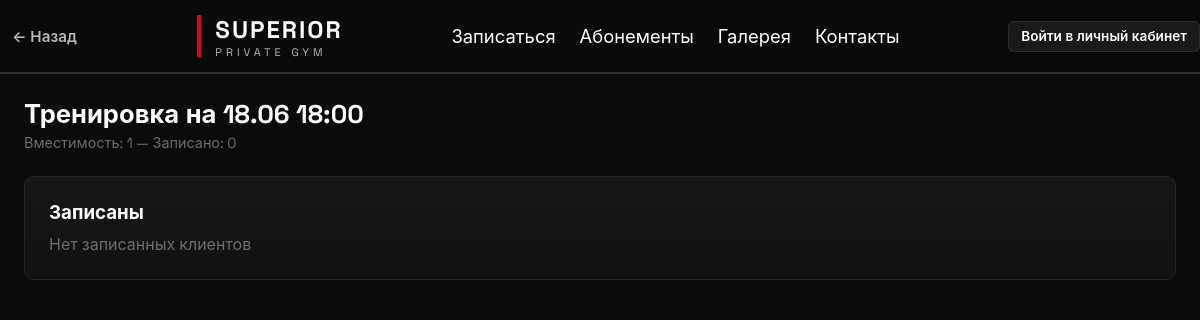
The page /slot/4 on the database as committed earlier.
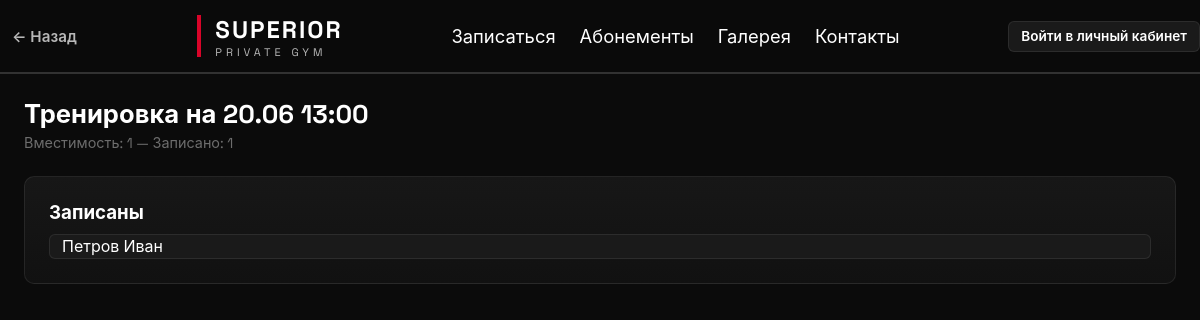
The same page on the database as committed later.
### app/models.py (models this page shows, shortened)
class Slot(Base):
    __tablename__ = "slots"
    id = Column(Integer, primary_key=True)
    start_time = Column(DateTime)
    capacity = Column(Integer, default=4)
    completed = Column(Boolean, default=False)

class Client(Base):
    __tablename__ = "clients"
    id = Column(Integer, primary_key=True)
    first_name = Column(String, nullable=True)
    last_name = Column(String, nullable=True)
    patronymic = Column(String, nullable=True)
    birth_year = Column(Integer, nullable=True)
    birth_place = Column(String, nullable=True)
    phone = Column(String, nullable=True)
    name = Column(String, nullable=True)          # legacy — полное имя одной строкой
    height_cm = Column(Integer, nullable=True)
    weight_kg = Column(Integer, nullable=True)
    body_fat = Column(Integer, nullable=True)  # % жира
    hip_cm = Column(Integer, nullable=True)       # обхват бедра
    waist_cm = Column(Integer, nullable=True)     # обхват талии
    chest_cm = Column(Integer, nullable=True)     # обхват груди
    shoulders_cm = Column(Integer, nullable=True) # обхват плеч
    biceps_cm = Column(Integer, nullable=True)    # обхват бицепса
    neck_cm = Column(Integer, nullable=True)       # обхват шеи
    wrist_cm = Column(Integer, nullable=True)      # обхват запястья (для типа телосложения)
    skinfold_chest = Column(Integer, nullable=True)     # калипер: грудь (мм)
    skinfold_abdominal = Column(Integer, nullable=True) # калипер: живот (мм)
    skinfold_thigh = Column(Integer, nullable=True)     # калипер: бедро (мм)
    skinfold_triceps = Column(Integer, nullable=True)   # калипер: трицепс (мм)
    skinfold_subscapular = Column(Integer, nullable=True) # калипер: под лопаткой (мм)
    login = Column(String, unique=True, nullable=True)
    password_hash = Column(String, nullable=True)
    photo_path = Column(String, nullable=True)   # путь к фото относительно static/
    sex = Column(String, nullable=True)            # m/f
    goal = Column(String, nullable=True)             # lose | gain | recompose
    activity_level = Column(String, nullable=True)   # sedentary | light | moderate | active | extreme
    pd_consent_given = Column(Boolean, default=False)
    pd_consent_at = Column(DateTime, nullable=True)
    frozen_until = Column(DateTime, nullable=True)        # заморожен до (заморозка стрика)
    freeze_days_remaining = Column(Integer, default=0)    # осталось дней заморозки
    last_freeze_cd = Column(DateTime, nullable=True)       # кулдаун разморозки (24ч)
    notes = Column(String, nullable=True)                  # произвольный комментарий

### app/routes/schedule.py (the view)
@router.get("/slot/{slot_id}")
def slot_page(
    request: Request,
    slot_id: int,
    db: Session = Depends(get_db),
    week_offset: int = 0,
    user: dict = Depends(get_current_user),
):
    slot = db.get(Slot, slot_id)
    bookings = db.query(Booking).filter(Booking.slot_id == slot_id).all()
    clients = [db.get(Client, b.client_id) for b in bookings]
    all_clients = db.query(Client).all()
    slot_employees = db.query(SlotEmployee).filter(SlotEmployee.slot_id == slot_id).all()
    assigned_trainers = [db.get(Employee, se.employee_id) for se in slot_employees]
    available_trainers = db.query(Employee).filter(
        Employee.is_active == True,
        Employee.position.in_(["trainer", "director"]),
    ).all()
    return templates.TemplateResponse(
        request=request,
        name="slot.html",
        context={
            "slot": slot,
            "clients": clients,
            "all_clients": all_clients,
            "assigned_trainers": assigned_trainers,
            "available_trainers": available_trainers,
            "week_offset": week_offset,
            "user": user,
        },
    )

### templates/slot.html (shortened to what this page needs)
{% extends "base.html" %}
{% block content %}
<div class="slot__header">
	<h2 class="slot__header-title">Тренировка на {{ slot.start_time.strftime('%d.%m %H:%M') }}</h2>
	<div class="slot__header-meta">Вместимость: {{ slot.capacity }} — Записано: {{ clients|length }} {% if slot.completed %}— ✅ Проведено{% endif %}</div>
</div>
{% set flash = request.query_params.get('flash') %}
{% if user and user.role in ('admin', 'trainer') %}
{% if slot.completed %}
<div class="panel mb-3">
	<div class="flex-row" style="justify-content:space-between;">
		<div>
			<h3>Программа тренировки</h3>
			<p class="text-muted" style="font-size:0.85rem;">Просмотр плана упражнений</p>
		</div>
		<div class="flex-row">
			<a class="btn btn--primary" href="/slot/{{ slot.id }}/program?week_offset={{ week_offset }}">План тренировки</a>
			<button class="btn btn--secondary" type="submit" form="delete-slot-form"
				onclick="return confirm('Удалить слот из расписания?');">Удалить слот</button>
		</div>
	</div>
</div>
<div class="slot-columns">
	<div class="slot-columns__left">
		<div class="panel">
			<h3>Записаны</h3>
			<ul class="client-list mt-1">
				{% for client in clients %}
				<li class="client-list__item">{{ client.fio() }}</li>
				{% else %}
				<p class="text-muted">Нет записанных клиентов</p>
				{% endfor %}
			</ul>
		</div>
		<div class="panel mt-2">
			<h3>Тренеры</h3>
			<ul class="client-list mt-1">
				{% for trainer in assigned_trainers %}
				<li class="client-list__item">{{ trainer.fio() }}</li>
				{% else %}
				<p class="text-muted">Тренер не назначен</p>
				{% endfor %}
			</ul>
		</div>
	</div>
	<div class="slot-columns__right">
		<div class="panel">
			<h3>Настройки слота</h3>
			<p class="text-muted" style="font-size:0.85rem;">Слот проведён, редактирование недоступно.</p>
			<form id="delete-slot-form" method="post" action="/slots/delete/{{ slot.id }}" class="form--inline">
				{{ csrf_input(request) }}
				<input type="hidden" name="week_offset" value="{{ week_offset }}" />
			</form>
		</div>
	</div>
</div>
{% else %}
<div class="panel mb-3">
	<div class="flex-row" style="justify-content:space-between;">
		<div>
			<h3>Программа тренировки</h3>
			<p class="text-muted" style="font-size:0.85rem;">Просмотр и редактирование плана упражнений</p>
		</div>
		<div class="flex-row">
			<a class="btn btn--primary" href="/slot/{{ slot.id }}/program?week_offset={{ week_offset }}">План тренировки</a>
			{% if clients and clients|length > 0 %}
			<form method="post" action="/slot/{{ slot.id }}/complete"
				onsubmit="return confirm('Подтвердить проведение занятия и списать 1 занятие у всех записанных?');">
				{{ csrf_input(request) }}
				<input type="hidden" name="week_offset" value="{{ week_offset }}" />
				<button class="btn btn--success" type="submit">Тренировка завершена</button>
			</form>
			{% endif %}
		</div>
	</div>
</div>
<div class="slot-columns">
	<div class="slot-columns__left">
		<div class="panel">
			<h3>Записаны</h3>
			<ul class="client-list mt-1">
				{% for client in clients %}
				<li class="client-list__item">
					<span>{{ client.fio() }}</span>
					<form method="post" action="/slot/{{ slot.id }}/remove" class="form--inline">
						{{ csrf_input(request) }}
						<input type="hidden" name="client_id" value="{{ client.id }}" />
						<input type="hidden" name="week_offset" value="{{ week_offset }}" />
						<button class="btn btn--small">Удалить</button>
					</form>
				</li>
				{% else %}
				<p class="text-muted">Нет записанных клиентов</p>
				{% endfor %}
			</ul>
			<form method="post" action="/slot/{{ slot.id }}/add" class="flex-row mt-2">
				{{ csrf_input(request) }}
				<select name="client_id" class="form__select">
					{% for client in all_clients %}
					<option value="{{ client.id }}">{{ client.name }}</option>
					{% endfor %}
				</select>
				<input type="hidden" name="week_offset" value="{{ week_offset }}" />
				<button class="btn btn--primary">Добавить</button>
			</form>
		</div>
		<div class="panel mt-2">
			<h3>Тренеры</h3>
			<ul class="client-list mt-1">
				{% for trainer in assigned_trainers %}
				<li class="client-list__item">
					<span>{{ trainer.fio() }}</span>
					<form method="post" action="/slot/{{ slot.id }}/remove-trainer" class="form--inline">
						{{ csrf_input(request) }}
						<input type="hidden" name="employee_id" value="{{ trainer.id }}" />
						<input type="hidden" name="week_offset" value="{{ week_offset }}" />
						<button class="btn btn--small">Убрать</button>
					</form>
				</li>
				{% else %}
				<p class="text-muted">Тренер не назначен</p>
				{% endfor %}
			</ul>
			<form method="post" action="/slot/{{ slot.id }}/assign-trainer" class="flex-row mt-2" id="assign-trainer-form">
				{{ csrf_input(request) }}
				<select name="employee_id" class="form__select" onchange="document.getElementById('assign-trainer-form').requestSubmit();">
					<option value="">— Назначить тренера —</option>
					{% for t in available_trainers %}
					<option value="{{ t.id }}">{{ t.fio() }} ({{ t.position }})</option>
					{% endfor %}
				</select>
				<input type="hidden" name="week_offset" value="{{ week_offset }}" />
			</form>
		</div>
	</div>
	<div class="slot-columns__right">
		<div class="panel">
			<h3>Настройки слота</h3>
			<form method="post" action="/slots/edit/{{ slot.id }}" class="form mt-1" id="edit-slot-form">
				{{ csrf_input(request) }}
				<input type="hidden" name="week_offset" value="{{ week_offset }}" />
				<div class="flex-row mt-1">
					<label class="form__label">Время</label>
					<input class="form__input" type="text" name="start_time" value="{{ slot.start_time.strftime('%Y-%m-%d %H:%M') }}" required />
				</div>
				<div class="flex-row mt-1">
					<label class="form__label">Вместимость</label>
					<select name="capacity" class="form__select">
						<option value="1" {% if slot.capacity == 1 %}selected{% endif %}>1</option>
						<option value="2" {% if slot.capacity == 2 %}selected{% endif %}>2</option>
						<option value="3" {% if slot.capacity == 3 %}selected{% endif %}>3</option>
						<option value="4" {% if slot.capacity == 4 %}selected{% endif %}>4</option>
					</select>
				</div>
				<div class="flex-row mt-1">
					<button class="btn btn--primary" type="submit" form="edit-slot-form">Сохранить</button>
					<button class="btn btn--secondary" type="submit" form="delete-slot-form"
						onclick="return confirm('Удалить слот? Это удалит все бронирования.');">Удалить слот</button>
				</div>
			</form>
			<form id="delete-slot-form" method="post" action="/slots/delete/{{ slot.id }}" class="form--inline">
				{{ csrf_input(request) }}
				<input type="hidden" name="week_offset" value="{{ week_offset }}" />
			</form>
		</div>
	</div>
</div>
{% endif %}
{% else %}
<div class="panel">
	<h3>Записаны</h3>
	<ul class="client-list mt-1">
		{% for client in clients %}
		<li class="client-list__item">{{ client.fio() }}</li>
		{% else %}
		<p class="text-muted">Нет записанных клиентов</p>
		{% endfor %}
	</ul>
</div>
{% endif %}
{% endblock %}

### templates/base.html (shortened to what this page needs)
<!DOCTYPE html>
<html lang="ru">
<head>
    <link rel="stylesheet" href="/static/css/fonts.css">
    <link rel="stylesheet" href="/static/css/variables.css">
    <link rel="stylesheet" href="/static/css/components.css">
    <link rel="stylesheet" href="/static/css/responsive.css">
</head>
<body>
<header class="header">
    <div class="header__inner">
        <div class="header__back">
            <button class="btn btn--ghost btn--back" onclick="history.back()">← Назад</button>
        </div>
        <a class="header__logo" href="/">
            <span class="header__accent-line"></span>
            <div>
                <div class="header__brand">SUPERIOR</div>
                <div class="header__subtitle">PRIVATE GYM</div>
            </div>
        </a>
        <nav class="header__nav" id="mobile-nav">
            {% set _user = request.session.get('user') %}
            {% set _path = request.url.path %}
            {% if _user and _user.role in ('admin', 'trainer') %}
            <span class="nav-profile-link"><a href="/profile" class="header__nav-link{% if _path == '/profile' %} header__nav-link--active{% endif %}">Личный кабинет</a></span>
            <a href="/schedule" class="header__nav-link{% if _path.startswith('/schedule') or _path.startswith('/slot/') %} header__nav-link--active{% endif %}">Расписание</a>
            <a href="/clients" class="header__nav-link{% if _path.startswith('/clients') %} header__nav-link--active{% endif %}">Клиенты</a>
            <a href="/subscriptions" class="header__nav-link{% if _path == '/subscriptions' %} header__nav-link--active{% endif %}">Абонементы</a>
            <a href="/journal" class="header__nav-link{% if _path == '/journal' %} header__nav-link--active{% endif %}">Журнал</a>
            {% if _user.role == 'admin' %}
            <a href="/employees" class="header__nav-link{% if _path == '/employees' %} header__nav-link--active{% endif %}">Сотрудники</a>
            <a href="/sql" class="header__nav-link{% if _path == '/sql' %} header__nav-link--active{% endif %}">SQL</a>
            {% endif %}
            {% else %}
            <a href="/signup" class="header__nav-link{% if _path == '/signup' %} header__nav-link--active{% endif %}">Записаться</a>
            <a href="/subscriptions" class="header__nav-link{% if _path == '/subscriptions' %} header__nav-link--active{% endif %}">Абонементы</a>
            <a href="/gallery" class="header__nav-link{% if _path == '/gallery' %} header__nav-link--active{% endif %}">Галерея</a>
            <a href="/contacts" class="header__nav-link{% if _path == '/contacts' %} header__nav-link--active{% endif %}">Контакты</a>
            {% endif %}
        </nav>
        <div class="header__user">
            {% if _user %}
            <a href="/profile" class="header__user-name">{{ _user.name }}</a>
            <form method="post" action="/logout" class="form--inline">
                {{ csrf_input(request) }}
                <button class="btn btn--ghost btn--small" type="submit">Выйти</button>
            </form>
            {% else %}
            <a href="/login" class="btn btn--primary btn--small"><span class="header__login-full">Войти в личный кабинет</span><span class="header__login-short">Войти</span></a>
            {% endif %}
        </div>
    </div>
</header>
<main class="container">
    {% block content %}
    {% endblock %}
</main>
</body>
</html>

Rows that differ between the two databases and show on the page:
changed Slot: start_time "18.06 18:00" → "20.06 13:00"
now on this page (row edited): Client: fio "Петров Иван"
Other text that changed with them:
{{ clients|length }}: "0" → "1"
text no longer shown: "Нет записанных клиентов"
